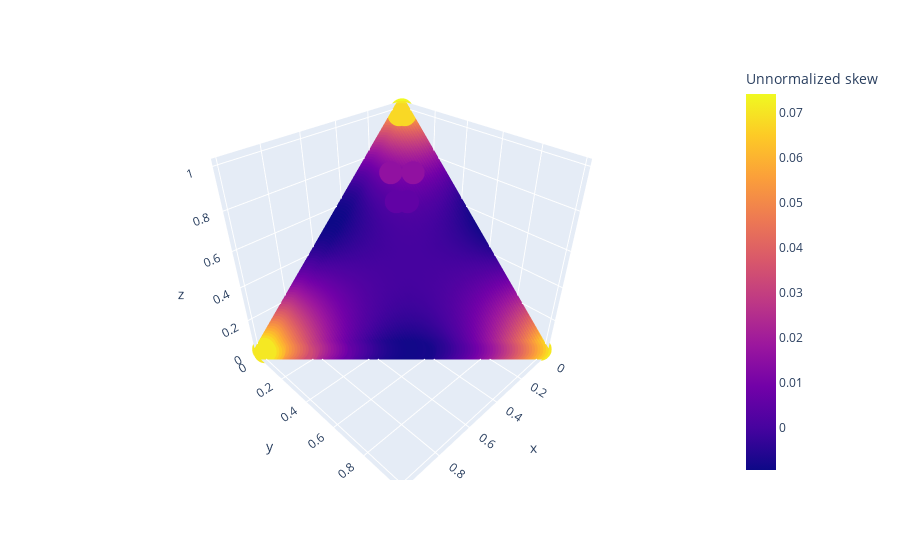

Write notebook code for a chart like this one.
### Code cell
import plotly.express as px

fig = px.scatter_3d(
    df, 
    x = 'x', 
    y = 'y', 
    z = 'z',
    color = 'Unnormalized skew',
)

fig.show()
plt.close()

### Figure 1 — Plotly figure (JSON) as saved in the notebook; plotly's stock layout.template omitted (floating-point values rounded to 4 significant figures; data arrays with more than 128 entries replaced by an {"elided": "..."} marker saying what was removed)
{"data": [{"hoverlabel": {"namelength": 0}, "hovertemplate": "x=%{x}<br>y=%{y}<br>z=%{z}<br>Unnormalized skew=%{marker.color}", "legendgroup": "", "marker": {"color": {"elided": "5062 float values"}, "coloraxis": "coloraxis", "symbol": "circle"}, "mode": "markers", "name": "", "scene": "scene", "showlegend": false, "type": "scatter3d", "x": {"elided": "5062 float values"}, "y": {"elided": "5062 float values"}, "z": {"elided": "5062 float values"}}], "layout": {"coloraxis": {"colorbar": {"title": {"text": "Unnormalized skew"}}, "colorscale": [[0, "#0d0887"], [0.1111, "#46039f"], [0.2222, "#7201a8"], [0.3333, "#9c179e"], [0.4444, "#bd3786"], [0.5556, "#d8576b"], [0.6667, "#ed7953"], [0.7778, "#fb9f3a"], [0.8889, "#fdca26"], [1, "#f0f921"]]}, "legend": {"tracegroupgap": 0}, "margin": {"t": 60}, "scene": {"domain": {"x": [0, 1], "y": [0, 1]}, "xaxis": {"title": {"text": "x"}}, "yaxis": {"title": {"text": "y"}}, "zaxis": {"title": {"text": "z"}}}}}
